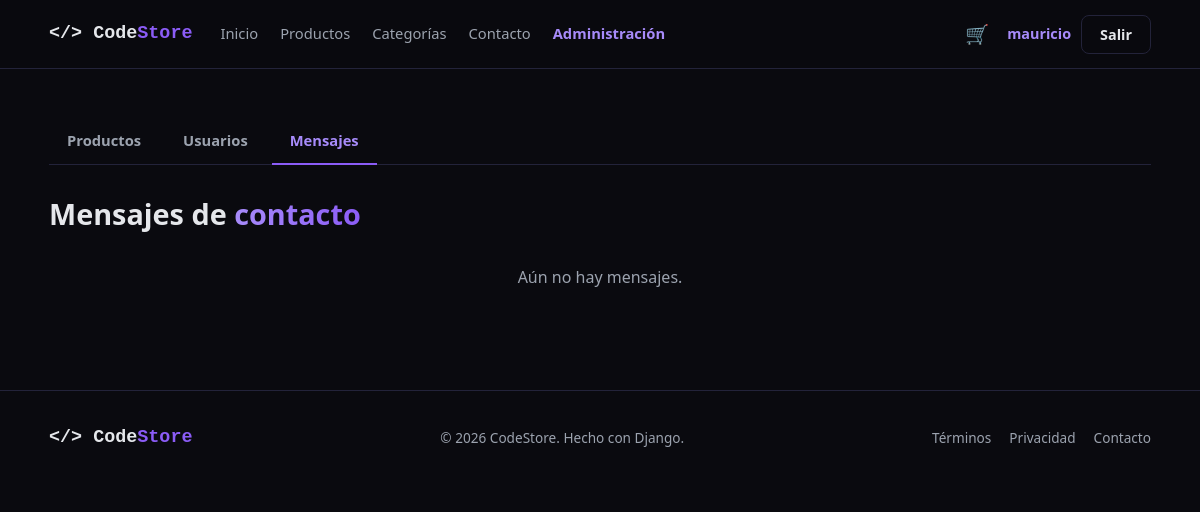
Before: /panel/mensajes/ (signed in) with the older database file.
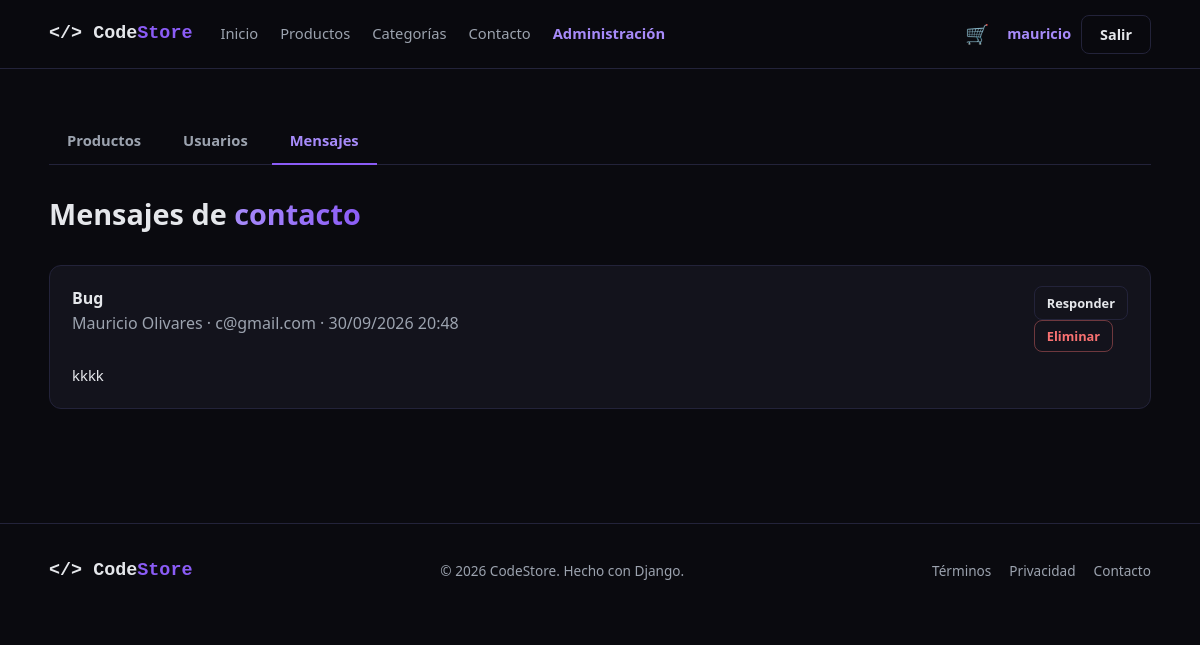
After: the same page with the newer database file.
### usuarios/models.py (models this page shows, shortened)
class MensajeContacto(models.Model):
    nombre = models.CharField('Nombre', max_length=100)
    email = models.EmailField('Correo electrónico')
    asunto = models.CharField('Asunto', max_length=150)
    mensaje = models.TextField('Mensaje', max_length=2000)
    creado = models.DateTimeField(auto_now_add=True)
    class Meta:
        ordering = ['-creado']

### usuarios/views.py (the view)
# urls.py: path('panel/mensajes/', views.MensajeLista.as_view(), name='panel_mensajes'),
class MensajeLista(AdminRequeridoMixin, ListView):
    model = MensajeContacto
    template_name = 'gestion/mensajes.html'
    context_object_name = 'mensajes'

### carrito/context_processors.py (called while the page is built)
def contador_carrito(request):
    datos = request.session.get('carrito', {})
    cantidad = len(datos) if isinstance(datos, list) else sum(datos.values())
    return {'carrito_cantidad': cantidad}

### usuarios/mixins.py (called while the page is built)
    def test_func(self):
        return self.request.user.is_staff

### usuarios/templates/gestion/mensajes.html (shortened to what this page needs)
{% extends 'base.html' %}
{% block content %}
<section class="panel">
    <div class="container">
        {% include 'panel_tabs.html' with activo='mensajes' %}
        <div class="panel-head">
            <h1>Mensajes de <span class="gradient">contacto</span></h1>
        </div>
        {% for m in mensajes %}
            <article class="msg">
                <div class="msg-head">
                    <div>
                        <strong>{{ m.asunto }}</strong><br>
                        <span class="muted">{{ m.nombre }} · {{ m.email }} · {{ m.creado|date:"d/m/Y H:i" }}</span>
                    </div>
                    <div class="actions">
                        <a href="mailto:{{ m.email }}?subject=Re:%20{{ m.asunto|urlencode }}" class="btn btn-ghost btn-sm">Responder</a>
                        <form method="post" action="{% url 'mensaje_eliminar' m.pk %}" onsubmit="return confirm('¿Eliminar este mensaje?');">
                            <button type="submit" class="btn btn-danger btn-sm">Eliminar</button>
                        </form>
                    </div>
                </div>
                <p>{{ m.mensaje|linebreaksbr }}</p>
            </article>
        {% empty %}
            <p class="empty">Aún no hay mensajes.</p>
        {% endfor %}
    </div>
</section>
{% endblock %}

Changed rows visible on the page:
added MensajeContacto: asunto "Bug", nombre "Mauricio Olivares", email "c@gmail.com", creado "30/09/2026 20:48", mensaje "kkkk"
Other visible differences:
text no longer shown: "Aún no hay mensajes."
